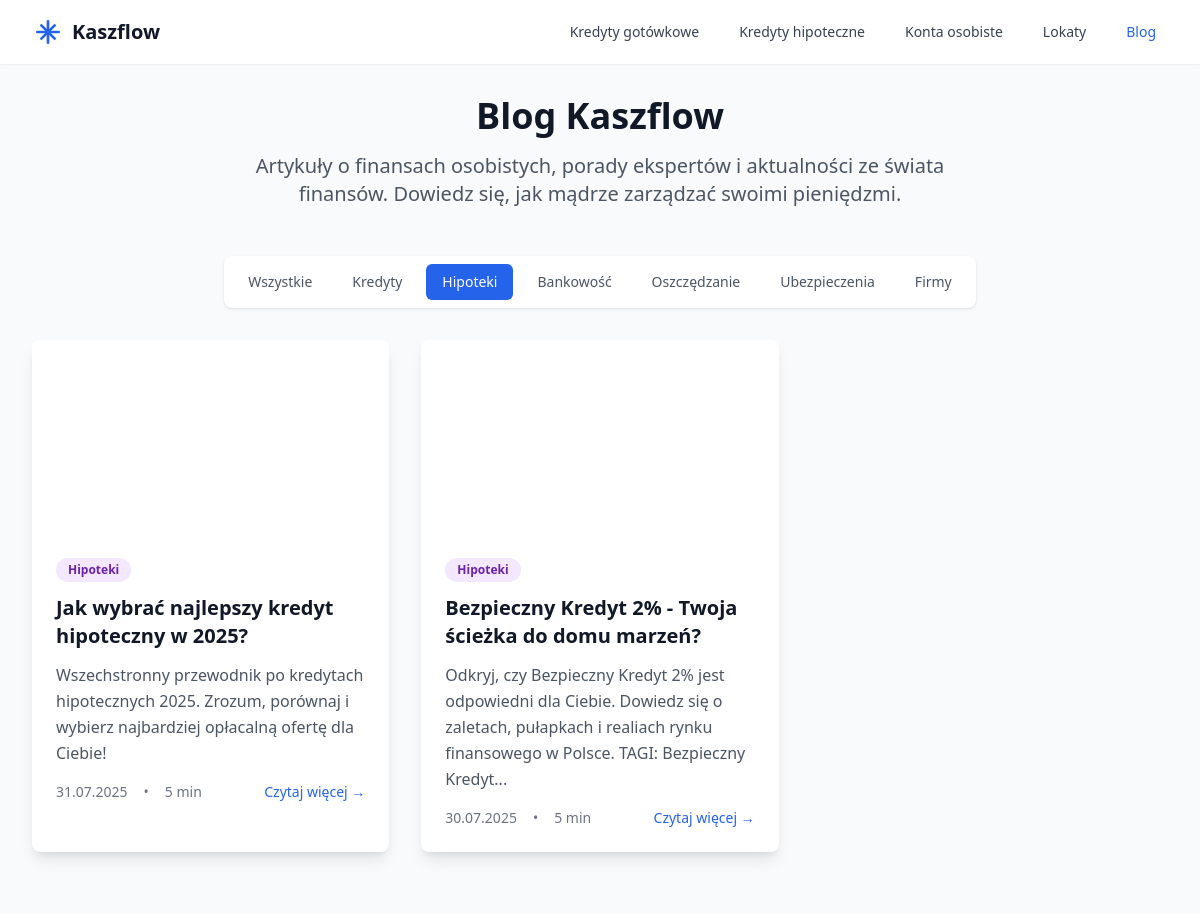
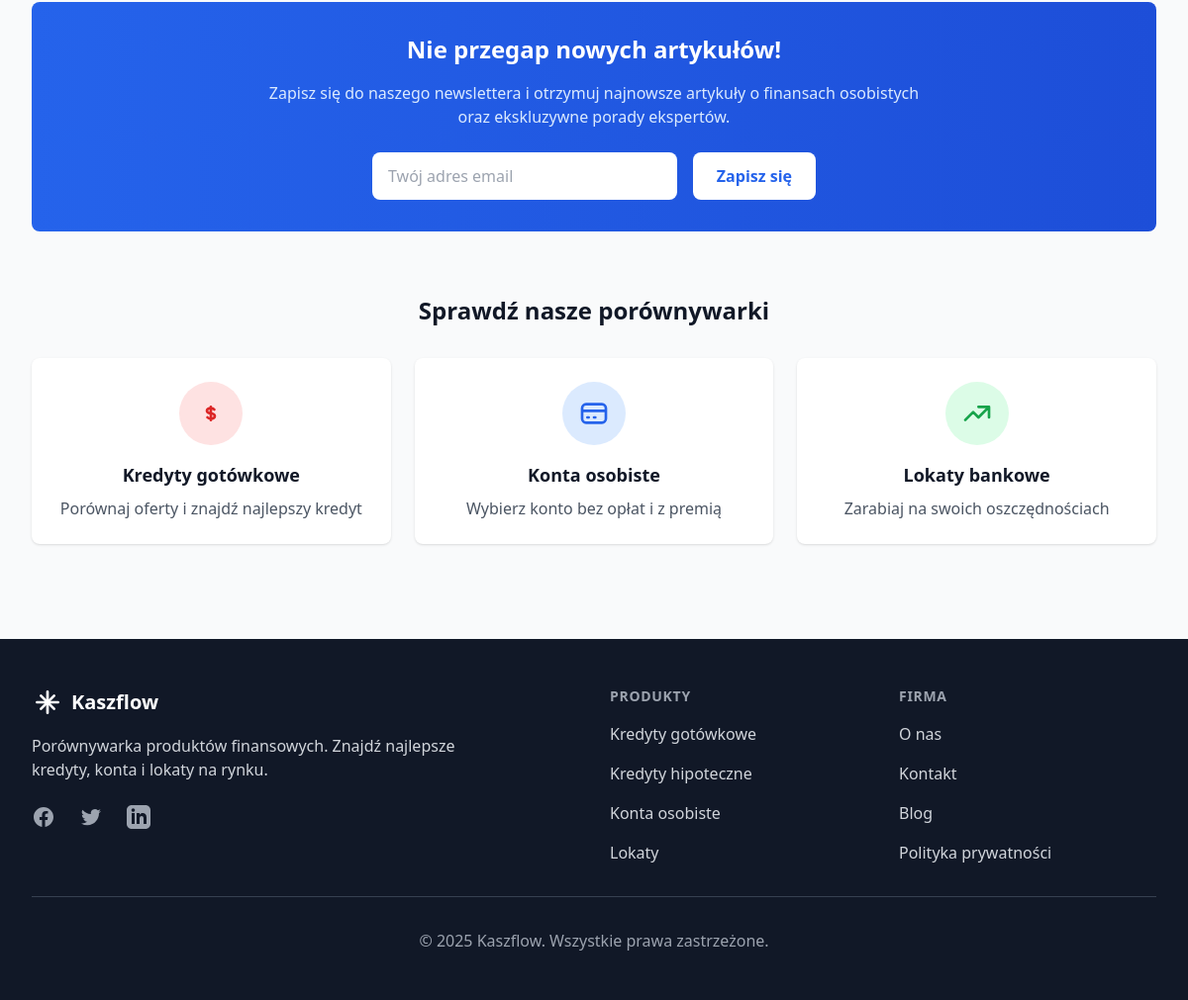
Page /blog?category=hipoteki on the committed database (2 pictures, top to bottom).
### tables this page shows
CREATE TABLE articles (
    id INTEGER PRIMARY KEY AUTOINCREMENT,
    title VARCHAR(255) NOT NULL,
    slug VARCHAR(255) UNIQUE,
    content TEXT NOT NULL,
    meta_description TEXT,
    meta_title VARCHAR(255),
    tags TEXT,
    keywords TEXT,
    schema_markup TEXT,
    status VARCHAR(50) DEFAULT 'draft',
    engine VARCHAR(50) DEFAULT 'openai',
    created_at DATETIME DEFAULT CURRENT_TIMESTAMP,
    updated_at DATETIME DEFAULT CURRENT_TIMESTAMP,
    published_at DATETIME NULL
, category VARCHAR(50) DEFAULT 'finanse', graphic_initials VARCHAR(10) DEFAULT '', graphic_colors TEXT DEFAULT '', image_url TEXT DEFAULT '');

### resources/views/blog/index.php (the view, shortened to what the rows shown need)
<!DOCTYPE html>
<html lang="pl">
<head>
    <script src="https://cdn.tailwindcss.com"></script>
</head>
<body class="bg-gray-50">
    <div class="max-w-7xl mx-auto px-4 sm:px-6 lg:px-8 py-8">
        <div class="text-center mb-12">
            <h1 class="text-4xl font-bold text-gray-900 mb-4">Blog Kaszflow</h1>
        </div>
        <div class="grid grid-cols-1 md:grid-cols-2 lg:grid-cols-3 gap-8">
            <?php foreach ($articles as $article): ?>
            <article class="bg-white rounded-lg shadow-lg overflow-hidden hover:shadow-xl transition-shadow duration-300">
                <?php if (!empty($article['image_url'])): ?>
                <div class="h-48 bg-cover bg-center" style="background-image: url('<?= htmlspecialchars($article['image_url']) ?>');">
                </div>
                <?php endif; ?>
                <div class="p-6">
                    <div class="mb-3">
                        <span class="inline-flex px-3 py-1 text-xs font-semibold rounded-full
                            <?= $article['category'] === 'Kredyty' ? 'bg-red-100 text-red-800' :
                                ($article['category'] === 'Hipoteki' ? 'bg-purple-100 text-purple-800' :
                                ($article['category'] === 'Bankowość' ? 'bg-blue-100 text-blue-800' :
                                ($article['category'] === 'Oszczędzanie' ? 'bg-green-100 text-green-800' :
                                ($article['category'] === 'Ubezpieczenia' ? 'bg-orange-100 text-orange-800' :
                                ($article['category'] === 'Firmy' ? 'bg-indigo-100 text-indigo-800' : 'bg-gray-100 text-gray-800'))))) ?>">
                            <?= $article['category'] ?>
                        </span>
                    </div>
                    <h2 class="text-xl font-bold text-gray-900 mb-3 hover:text-blue-600 transition-colors">
                        <a href="/blog/<?= $article['slug'] ?>">
                            <?= htmlspecialchars($article['title']) ?>
                        </a>
                    </h2>
                    <p class="text-gray-600 mb-4 leading-relaxed">
                        <?= htmlspecialchars($article['excerpt']) ?>
                    </p>
                    <div class="flex items-center justify-between text-sm text-gray-500">
                        <div class="flex items-center space-x-4">
                            <span><?= date('d.m.Y', strtotime($article['published_at'])) ?></span>
                            <span>•</span>
                            <span><?= $article['read_time'] ?></span>
                        </div>
                        <a href="/blog/<?= $article['slug'] ?>"
                           class="text-blue-600 hover:text-blue-800 font-medium">
                            Czytaj więcej →
                        </a>
                    </div>
                </div>
            </article>
            <?php endforeach; ?>
        </div>
    </div>
</body>
</html>

### rows in the picture
articles: category "Hipoteki", title "Jak wybrać najlepszy kredyt hipoteczny w 2025?", meta_description "Wszechstronny przewodnik po kredytach hipotecznych 2025. Zrozum, porównaj i wybierz najbardziej opłacalną ofertę dla Ciebie!", published_at "31.07.2025", read_time "5 min"
articles: category "Hipoteki", title "Bezpieczny Kredyt 2% - Twoja ścieżka do domu marzeń?", meta_description "Odkryj, czy Bezpieczny Kredyt 2% jest odpowiedni dla Ciebie. Dowiedz się o zaletach, pułapkach i realiach rynku finansowego w Polsce. TAGI: Bezpieczny Kredyt...", published_at "30.07.2025", read_time "5 min"
